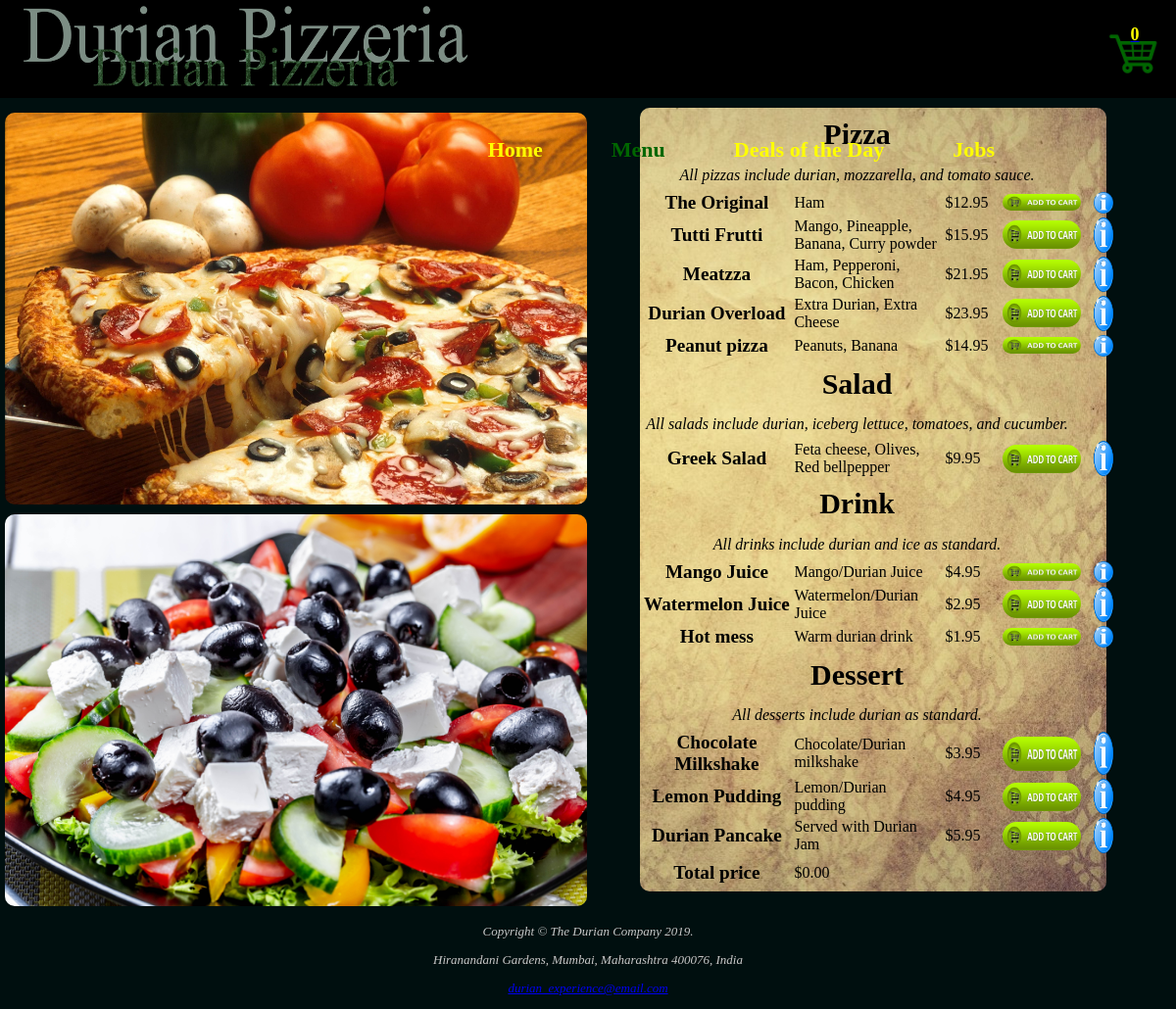
Page /menu.php on the committed database.
### tables this page shows
CREATE TABLE de_products (
    product_id INT UNSIGNED AUTO_INCREMENT PRIMARY KEY,
    product_name VARCHAR(30) NOT NULL,
    product_price DOUBLE NOT NULL,
    product_category INT UNSIGNED,
    product_description VARCHAR(500),
    product_allergen VARCHAR(100),

    CONSTRAINT FOREIGN KEY(product_category) REFERENCES de_category(category_id)
);

CREATE TABLE de_category (
    category_id INT UNSIGNED PRIMARY KEY,
    category_name VARCHAR(30),
    category_description VARCHAR(500)
);

### menu.php (the view, shortened to what this page needs)
<?php
	include "php/db_connect.php";
?>
<head>
    <link rel="stylesheet" href="stylesheet.css">
</head>
<body>
    <div class="header_div">
        <a href="index.php">
            <img src="media/pics/header_pic.png" class="header_pic">
        </a>
            <div class="shopping_cart">
                <a href="catalogue.php">
                    <span id="shopping_cart">
                        <div class="cart_image">
                            <?php
                                $total = 0;
                                echo $total;
                            ?>
                        </div>
                    </span>
                </a>
            </div>
        <div class="navbar">
            <a href="jobs.php">
                <div class="navbar_element">
                    Jobs
                </div>
            </a>
            <a href="deals.php">
                <div class="navbar_element">
                    Deals of the Day
                </div>
            </a>
            <a href="menu.php">
                <div class="active_element">
                    Menu
                </div>
            </a>
            <a href="index.php">
                <div class="navbar_element">
                    Home
                </div>
            </a>
        </div>
    </div>
    <div class="wrapper">
        <img src="media/pics/durian_pizza4.png" class="menu_image">
            <div class="menuwrapper">
                <table class="menutable">
                    <?php
                        $sql = "SELECT product_name, product_description, product_price, product_allergen FROM f32ee.de_products";
                        if(!$menu_result = mysqli_query($conn, $sql)){
                            echo "Something went wrong when fetching data from product table: " . mysqli_error($conn);
                        }
                        $sql = "SELECT category_name, category_description FROM f32ee.de_category";
                        if(!$category_result = mysqli_query($conn, $sql)){
                            echo "Something went wrong when fetching data from product table: " . mysqli_error($conn);
                        }
                        $total = 0;
                        for($i = 1; $i <= $menu_result -> num_rows; $i++){
                            $menu_row = mysqli_fetch_assoc($menu_result);
                            if($i === 1 || $i === 6 || $i === 7 || $i === 10){
                                $category_row = mysqli_fetch_assoc($category_result);
                                echo '<tr><th colspan="4" class="category_header">' . $category_row['category_name'] . '</th></tr>';
                                echo '<tr><td colspan="4" class="category_description">' . $category_row['category_description'] . '</td></tr>';
                            }
                            echo '<tr><th>' . $menu_row['product_name'] . '</th><td>' . $menu_row['product_description'] . '<td>$' . '<span id=' . 'product_' . $i . '>' . $menu_row['product_price'] . '</span></td>';
                            echo '<td style="width:80px;"><a href="'. "?plus=" . ($i-1) . '"><img src="media/pics/add_to_cart.png" class="menu_addtocart"></a></td>';
                            ?>
                            <td style="width:20px;height:20px;padding-left:10px;">
                                <div class="allergen_wrapper">
                                    <img src="media/pics/info_symbol.png" class="menu_info_symbol">
                                </div>
                            </td>
                            <?php
                            $total = $total + (double)$menu_row['product_price'] * (int)$_SESSION['cart'][$i-1];
                        }
                        echo "<tr>";
                        echo "<th><b>Total price</b></td>";
                        echo "<td>$" . number_format($total, 2) . "</td>";
                        echo "</tr>";
                    ?>
                </table>
            </div>
            <img src="media/pics/durian_salad1.jpg" class="menu_image">
        </div>
    <footer>
        <p>Copyright &copy; The Durian Company 2019. </p>
        <p>Hiranandani Gardens, Mumbai, Maharashtra 400076, India </p>
        <p><a href="mailto:durianMcD@durian.dur">durian_experience@email.com</a></p>
    </footer>
</body>

### stylesheet.css (style rules this page uses)
body { background: rgb(0,15,15); background-size:cover; width:100%; margin:0 0 0 0; color:rgb(200,200,200); }
footer { text-align:center; font-style: italic; font-size:small; clear:both; }
th { font-size: larger; width: 150px; }
td { margin-top:15px; }
.header_div { height:100px; width:100%; background-color:black; position:fixed; z-index:2; }
.header_pic { float:left; height:100px; width:500px; }
.wrapper { height:auto; width:99%; display:inline-block; margin-top:110px; }
.shopping_cart { float:right; height:60px; width:60px; margin-right:15px; color:yellow; margin-top:25px; position:fixed; margin-left:94%; }
.cart_image { height:100%; width:100%; background-image: url("media/pics/shopping_cart.png"); background-size:100%,100%; color:yellow; font-size:large; font-weight:bold; text-align:center; }
.navbar { width:700px; height:30%; float:right; margin-right:150px; margin-top:40px; }
.navbar_element { font-weight: bold; float:right; width:auto; text-align: center; display:block; color:#FFFF00; margin: 0 5% 0 5%; font-size:22px; font-family: Brush Script MT, Brush Script Std, cursive; }
.active_element { font-weight: bold; float: right; width: auto; display: block; margin: 0 5% 0 5%; color: #006600; font-family: Brush Script MT, Brush Script Std, cursive; font-size: 22px; }
.menuwrapper { margin-right: 5%; width:40%; height:100%; background: url("media/pics/menu_background.png") no-repeat 100% 100%; border-radius: 10px; float:right; }
.menutable { width:auto; height:100%; color:black; }
.menu_info_symbol { height:100%; width:100%; margin-left:10px; float:left; z-index: 1; }
.allergen_wrapper { position:relative; height:100%; width:100%; }
.menu_image { width:50%; height:50%; float:left; border-radius: 10px; margin: 5px 5px 5px 5px; }
.menu_addtocart { width:100%; height:80%; border-radius: 20px; margin-left:10px; }
.category_header { border:none; font-size:30px; }
.category_description { text-align: center; font-style:italic; border:none; }

### rows in the picture
de_products: product_category.category_name "Pizza", product_category.category_description "All pizzas include durian, mozzarella, and tomato sauce.", product_name "The Original", product_description "Ham", product_price "12.95"
de_products: product_name "Tutti Frutti", product_description "Mango, Pineapple, Banana, Curry powder", product_price "15.95"
de_products: product_name "Meatzza", product_description "Ham, Pepperoni, Bacon, Chicken", product_price "21.95"
de_products: product_name "Durian Overload", product_description "Extra Durian, Extra Cheese", product_price "23.95"
de_products: product_name "Peanut pizza", product_description "Peanuts, Banana", product_price "14.95"
de_products: product_category.category_name "Salad", product_category.category_description "All salads include durian, iceberg lettuce, tomatoes, and cucumber.", product_name "Greek Salad", product_description "Feta cheese, Olives, Red bellpepper", product_price "9.95"
de_products: product_category.category_name "Drink", product_category.category_description "All drinks include durian and ice as standard.", product_name "Mango Juice", product_description "Mango/Durian Juice", product_price "4.95"
de_products: product_name "Watermelon Juice", product_description "Watermelon/Durian Juice", product_price "2.95"
de_products: product_name "Hot mess", product_description "Warm durian drink", product_price "1.95"
de_products: product_category.category_name "Dessert", product_category.category_description "All desserts include durian as standard.", product_name "Chocolate Milkshake", product_description "Chocolate/Durian milkshake", product_price "3.95"
de_products: product_name "Lemon Pudding", product_description "Lemon/Durian pudding", product_price "4.95"
de_products: product_name "Durian Pancake", product_description "Served with Durian Jam", product_price "5.95"

### other values in the picture
$total "0"
$total "0.00"
